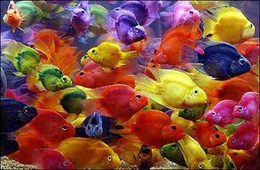
%> input picture 1674/HW6P/fish.jpg, 260 x 170 px, shrunk from 500 x 326 before the run
$ octave computeQuantizeMain.m   (GNU Octave 9; MATLAB toolbox functions it lacks are replaced by stand-ins)
%> lines starting %> are read from the running program, lines starting %| are printed output that depends on the picture
### 1674/HW6P/quantizeRGB.m
function [outputImg, meanColors] = quantizeRGB(origImg, k)
    [m,n,~] = size(origImg);
    num_pixels = m * n;
    origImg = im2double(origImg);
    X = reshape(origImg, num_pixels, 3);

    [Idx,C] = kmeans(X,k);

        for i = 1:num_pixels
            X(i,:) = C(Idx(i,1),:);
        end

    outputImg = reshape(X,m,n,3);
    outputImg = round((outputImg * 255), 0);
    outputImg = uint8(outputImg);
    meanColors = C;
end

### 1674/HW6P/computeQuantizationError.m
function [error] = computeQuantizationError(origImg,quantizedImg)
    error = 0;
    origImg = double(origImg);
    quantizedImg = double(quantizedImg);
    distances = (origImg - quantizedImg).^2;

    [m,n,l] = size(distances);
    for i = 1:m
        for j = 1:n
            for k = 1:l
                error = error + distances(i,j,k);
            end
        end
    end
end

### 1674/HW6P/computeQuantizeMain.m
origImg = imread('fish.jpg');
%> origImg is the input picture: size 170x260x3 uint8; mean R, G, B 132.6, 77.6, 60.9

[output_img5, mean_colors5] = quantizeRGB(origImg, 5)
%> in quantizeRGB, `[Idx,C] = kmeans(X,k);`: C = [0.183 0.122 0.159; 0.57 0.171 0.0869; 0.424 0.311 0.481; 0.718 0.526 0.187; 0.789 0.705 0.613]
%> in quantizeRGB, `outputImg = reshape(X,m,n,3);`:
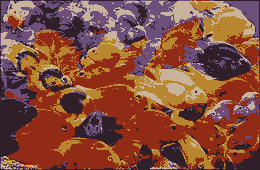
%> outputImg: size 170x260x3 double; mean R, G, B 0.52, 0.304, 0.239; mean of the top-left, top-right, bottom-left and bottom-right quarters 0.392, 0.41, 0.279, 0.336
%> in quantizeRGB, `meanColors = C;`: meanColors has the same summary as C
%> mean_colors5 has the same summary as C in quantizeRGB
[error5] = computeQuantizationError(origImg,output_img5);
%> in computeQuantizationError, `distances = (origImg - quantizedImg).^2;`:
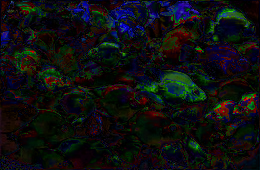
%> distances: size 170x260x3 double; mean R, G, B 858.3, 910.3, 941.1; drawn with min black and max white
%> after the loop in computeQuantizationError, `for i = 1:m`: error = 119769002
%> error5 = 119769002

[output_img10, mean_colors10] = quantizeRGB(origImg, 10)
%> call 2 of quantizeRGB, with k = 10
%> in quantizeRGB (call 2), `[Idx,C] = kmeans(X,k);`: C = [0.508 0.1 0.0576; 0.779 0.645 0.836; 0.536 0.358 0.622; 0.141 0.0864 0.123; 0.279 0.221 0.415; 0.423 0.316 0.173; 0.645 0.552 0.407; 0.867 0.833 0.351; 0.699 0.249 0.134; 0.704 0.539 0.121]
%> in quantizeRGB (call 2), `outputImg = reshape(X,m,n,3);`:
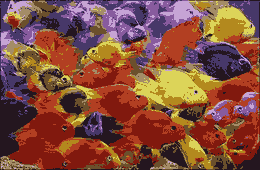
%> outputImg: size 170x260x3 double; mean R, G, B 0.52, 0.304, 0.239; mean of the top-left, top-right, bottom-left and bottom-right quarters 0.4, 0.417, 0.264, 0.337
%> in quantizeRGB (call 2), `meanColors = C;`: meanColors has the same summary as C
%> mean_colors10 has the same summary as C in quantizeRGB
[error10] = computeQuantizationError(origImg,output_img10);
%> in computeQuantizationError (call 2), `distances = (origImg - quantizedImg).^2;`:
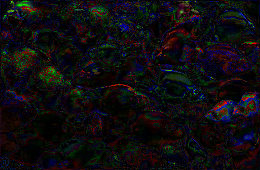
%> distances: size 170x260x3 double; mean R, G, B 522, 453.9, 530.4; drawn with min black and max white
%> after the loop in computeQuantizationError (call 2), `for i = 1:m`: error = 66577831
%> error10 = 66577831

[output_img25, mean_colors25] = quantizeRGB(origImg, 25)
%> call 3 of quantizeRGB, with k = 25
%> in quantizeRGB (call 3), `[Idx,C] = kmeans(X,k);`: C = 25 rows, first 12: [0.612 0.357 0.0772; 0.131 0.102 0.261; 0.585 0.567 0.415; 0.757 0.713 0.512; 0.807 0.751 0.22; 0.888 0.781 0.9; 0.483 0.221 0.0488; 0.498 0.0616 0.0465; 0.228 0.184 0.405; 0.475 0.436 0.248; 0.278 0.102 0.0512; 0.734 0.33 0.566]
%> in quantizeRGB (call 3), `outputImg = reshape(X,m,n,3);`:
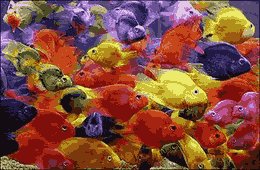
%> outputImg: size 170x260x3 double; mean R, G, B 0.52, 0.304, 0.239; mean of the top-left, top-right, bottom-left and bottom-right quarters 0.404, 0.423, 0.258, 0.333
%> in quantizeRGB (call 3), `meanColors = C;`: meanColors has the same summary as C
%> mean_colors25 has the same summary as C in quantizeRGB
[error25] = computeQuantizationError(origImg,output_img25);
%> in computeQuantizationError (call 3), `distances = (origImg - quantizedImg).^2;`:
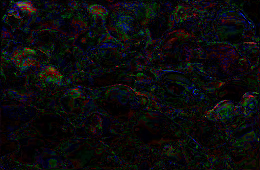
%> distances: size 170x260x3 double; mean R, G, B 254.7, 244.4, 262.9; drawn with min black and max white
%> after the loop in computeQuantizationError (call 3), `for i = 1:m`: error = 33677638
%> error25 = 33677638

subplot(2,3,1);
imshow(output_img5);
title('RGB quantized, k = 5');
subplot(2,3,3);
imshow(output_img10);
title('RGB quantized, k = 10');
subplot(2,3,5);
imshow(output_img25);
title('RGB quantized, k = 25');
